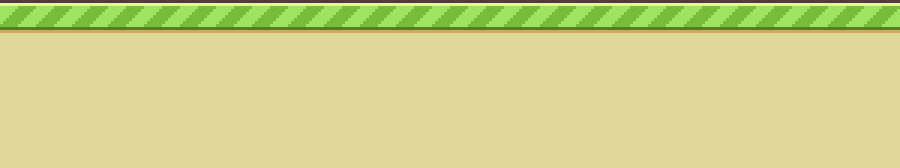
#> input picture ground.png, 900 x 168 px
$ python enchancingimagewithfiltersacp.py   (older library calls are emulated)
#> lines starting #> are read from the running program, lines starting #| are printed output that depends on the picture
import cv2 , numpy as np , matplotlib.pyplot as plt

def display(title,img,cmap=None):
    plt.figure(figsize=(6,6))
    plt.imshow(img if cmap is None else cv2.cvtColor(img,cmap))
    plt.title(title);plt.axis('off');plt.show()

def edge_activity(path):
#> called with path = 'ground.png'
    img = cv2.imread(path)
#> img is the input picture: shape (168, 900, 3); mean B, G, R 137.9, 209.5, 206.5
    if img is None : return print("Image is not found")
    gray = cv2.cvtColor(img, cv2.COLOR_BGR2RGB)
    display("Original",img,cv2.COLOR_BGR2RGB)
    display("Gray", gray)

    def sobel():
       sx, sy = cv2.Sobel(gray, cv2.CV_64F,1,0, ksize=3),cv2.Sobel(gray, cv2.CV_64F,0,1, ksize=3)
       return cv2.bitwise_or(sx.astype(np.uint8),sy.astype(np.uint8))

    def Canny():
       l,u = map(int[input("Lower (default 100:)")or 100, input("Upper(default 200:)") or 200])
       return cv2.Canny(gray,l,u)

    def laplacian(): return cv2.Laplacian(gray , cv2.CV_64F).astype(np.uint8)
    def blur(): return cv2.GaussianBlur(img,(int(input("Kernel(odd,default 5 ):")or 5),)*2,0)
    def median(): return cv2.medianBlur(img,(int(input("Kernel(odd,default 5 )")or 5)))
    actions = {
        "1":("Sobel edge", sobel),
        "2":("Canny edge", Canny),
        "3":("Laplacian edge", laplacian),
        "4":("Gaussian Blur ", blur),
        "5":("medianBlur", median)
    }
    while True :
        print("\n1.Sobel,2.Canny,3.Laplacian,4.Blur,5.median,6.exit")
        choice = input("Choose (1-6:)")
        if choice =="6":break
        if choice in actions:
            title,func = actions[choice]
            display(title,func())
        else:
            print("Invalid Choice")
#> this loop made 7 passes; the answer given on pass 1: 1
#> pass 1, in sobel, `sx, sy = cv2.Sobel(gray, cv2.CV_64F,1,0, ksize=3),cv2.Sobel(gray, cv2...`:
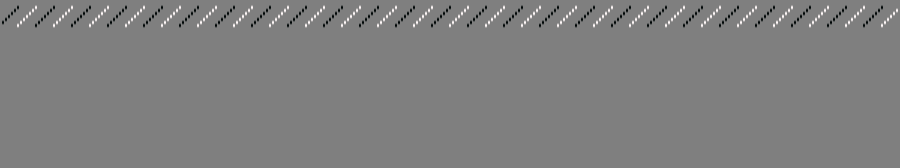
#> sx: shape (168, 900, 3) float64; mean R, G, B 0, 0, 0; drawn with min black and max white
#> pass 1, in sobel, `sx, sy = cv2.Sobel(gray, cv2.CV_64F,1,0, ksize=3),cv2.Sobel(gray, cv2...`:
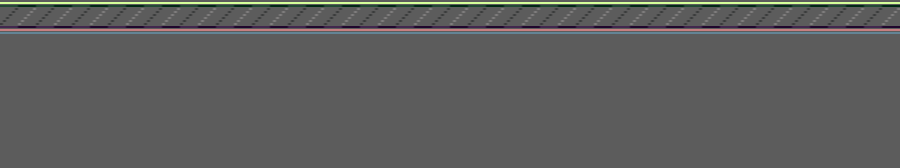
#> sy: shape (168, 900, 3) float64; mean R, G, B 6.6, 7.6, 3.9; drawn with min black and max white
#> pass 1, in display (call 3), `plt.title(title)`:
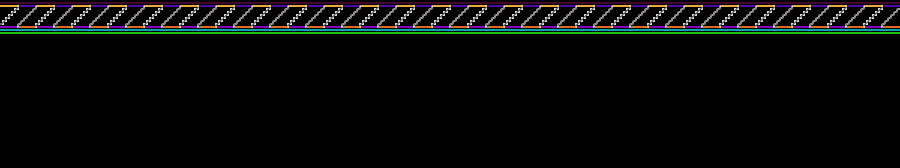
#> shown: shape (168, 900, 3); mean R, G, B 8.5, 9.8, 9
#> (the run stopped early here; a loop or call above may not have finished)
